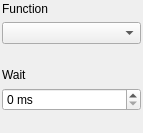
<?xml version="1.0" encoding="UTF-8"?>
<ui version="4.0">
 <class>FrmDMM</class>
 <widget class="QMainWindow" name="FrmDMM">
  <property name="geometry">
   <rect>
    <x>0</x>
    <y>0</y>
    <width>143</width>
    <height>133</height>
   </rect>
  </property>
  <property name="windowTitle">
   <string>DMM Settings</string>
  </property>
  <widget class="QWidget" name="widget">
   <layout class="QGridLayout">
    <property name="leftMargin">
     <number>2</number>
    </property>
    <property name="topMargin">
     <number>2</number>
    </property>
    <property name="rightMargin">
     <number>2</number>
    </property>
    <property name="bottomMargin">
     <number>2</number>
    </property>
    <item row="0" column="0" colspan="2">
     <layout class="QVBoxLayout">
      <item>
       <widget class="QLabel" name="textLabel4">
        <property name="text">
         <string>Function</string>
        </property>
        <property name="wordWrap">
         <bool>false</bool>
        </property>
       </widget>
      </item>
      <item>
       <widget class="QComboBox" name="m_cmbFunction"/>
      </item>
     </layout>
    </item>
    <item row="1" column="0">
     <spacer name="spacer2">
      <property name="orientation">
       <enum>Qt::Vertical</enum>
      </property>
      <property name="sizeType">
       <enum>QSizePolicy::Expanding</enum>
      </property>
      <property name="sizeHint" stdset="0">
       <size>
        <width>20</width>
        <height>16</height>
       </size>
      </property>
     </spacer>
    </item>
    <item row="2" column="0" colspan="2">
     <layout class="QVBoxLayout">
      <item>
       <widget class="QLabel" name="textLabel3">
        <property name="text">
         <string>Wait</string>
        </property>
        <property name="wordWrap">
         <bool>false</bool>
        </property>
       </widget>
      </item>
      <item>
       <widget class="QSpinBox" name="m_numWait">
        <property name="suffix">
         <string> ms</string>
        </property>
        <property name="maximum">
         <number>99999</number>
        </property>
       </widget>
      </item>
     </layout>
    </item>
    <item row="3" column="1">
     <spacer name="spacer3">
      <property name="orientation">
       <enum>Qt::Vertical</enum>
      </property>
      <property name="sizeType">
       <enum>QSizePolicy::Expanding</enum>
      </property>
      <property name="sizeHint" stdset="0">
       <size>
        <width>20</width>
        <height>20</height>
       </size>
      </property>
     </spacer>
    </item>
   </layout>
  </widget>
 </widget>
 <layoutdefault spacing="6" margin="11"/>
 <pixmapfunction>qPixmapFromMimeSource</pixmapfunction>
 <tabstops>
  <tabstop>m_cmbFunction</tabstop>
  <tabstop>m_numWait</tabstop>
 </tabstops>
 <resources/>
 <connections/>
</ui>
